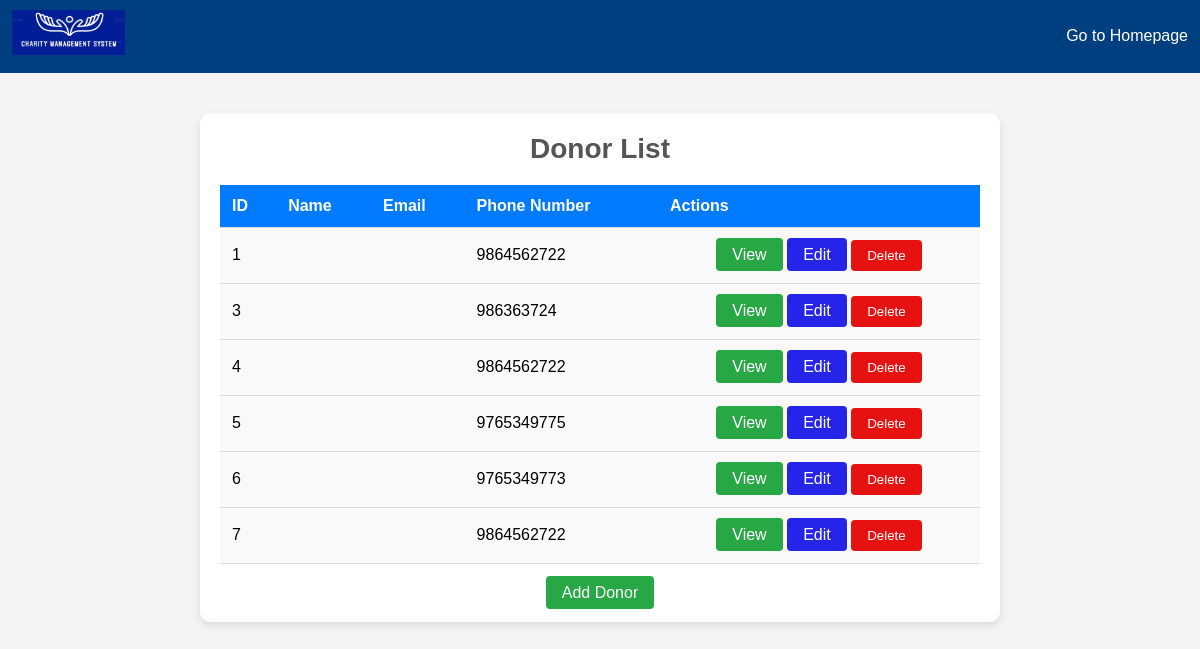
The page /donor/ on the database its author committed.
### donor_management/models.py (models this page shows, shortened)
class Donor(models.Model):
    user = models.ForeignKey(User, on_delete=models.CASCADE, null=True)
    phone_number = models.CharField(max_length=15, null=True)
    address = models.CharField(max_length=100, null=True)
    district = models.CharField(max_length=100, null=True)
    country = models.CharField(max_length=100, null=True)
    created_at = models.DateTimeField(auto_now_add=True)
    updated_at = models.DateTimeField(auto_now=True)

### donor_management/views.py (the view)
# urls.py: path('', views.donor_list, name='donor_list'),
def donor_list(request):
    donors = Donor.objects.all()
    return render(request, 'donor_management/donor_list.html', {'donors': donors})

### donor_management/templates/donor_management/donor_list.html (shortened to what this page needs)
<!DOCTYPE html>
<html lang="en">
<head>
</head>
<body>
    <header>
        {% include 'navbar.html' %}
    </header>
    <div class="list-container">
        <h1>Donor List</h1>
        {% if donors %}
        <table>
            <thead>
                <tr>
                    <th>ID</th>
                    <th>Name</th>
                    <th>Email</th>
                    <th>Phone Number</th>
                    <th>Actions</th>
                </tr>
            </thead>
            <tbody>
                {% for donor in donors %}
                <tr>
                    <td>{{ donor.id }}</td>
                    <td>{{ donor.first_name }} {{ donor.last_name }}</td>
                    <td>{{ donor.email }}</td>
                    <td>{{ donor.phone_number }}</td>
                    <td class="text-center">
                        <a href="{% url 'donor_detail' donor.id %}" class="btn">View</a>
                        <a href="{% url 'donor_update' donor.id %}" class="btn btn-edit">Edit</a>
                        <button class="btn btn-delete" onclick="showDeleteModal('{{ donor.id }}', '{{ donor.name}}')">Delete</button>
                    </td>
                </tr>
                {% endfor %}
            </tbody>
        </table>
        {% else %}
        <p class="no-donors">No donors found.</p>
        {% endif %}
        <div class="text-center">
            <a href="{% url 'add_donor' %}" class="btn">Add Donor</a>
        </div>
    </div>
</body>
</html>

### donor_management/templates/donor_management/donor_list.html (style rules this page uses)
body { font-family: 'Arial', sans-serif; background-color: #f4f4f4; margin: 0; }
.list-container { background-color: #ffffff; border-radius: 10px; box-shadow: 0 4px 8px rgba(0, 0, 0, 0.1); padding: 20px; max-width: 800px; margin: 0 auto; }
h1 { font-size: 28px; color: #555; margin-bottom: 20px; text-align: center; font-weight: 600; }
table { width: 100%; border-collapse: collapse; margin-bottom: 20px; }
th, td { padding: 12px; text-align: left; border-bottom: 1px solid #ddd; }
th { background-color: #007bff; color: white; }
td { background-color: #f9f9f9; }
.text-center { text-align: center; }
.btn { padding: 8px 16px; background-color: #28a745; color: white; border: none; border-radius: 4px; cursor: pointer; transition: background-color 0.3s ease; text-decoration: none; }
.btn-edit { background-color: #2525ea; }
.btn-delete { background-color: #e61212; }

### Charity_Project/templates/navbar.html (style rules this page uses)
* { margin: 0; padding: 0; box-sizing: border-box; }

### rows shown on the page
Donor: id "1", phone_number "9864562722"
Donor: id "3", phone_number "986363724"
Donor: id "4", phone_number "9864562722"
Donor: id "5", phone_number "9765349775"
Donor: id "6", phone_number "9765349773"
Donor: id "7", phone_number "9864562722"
